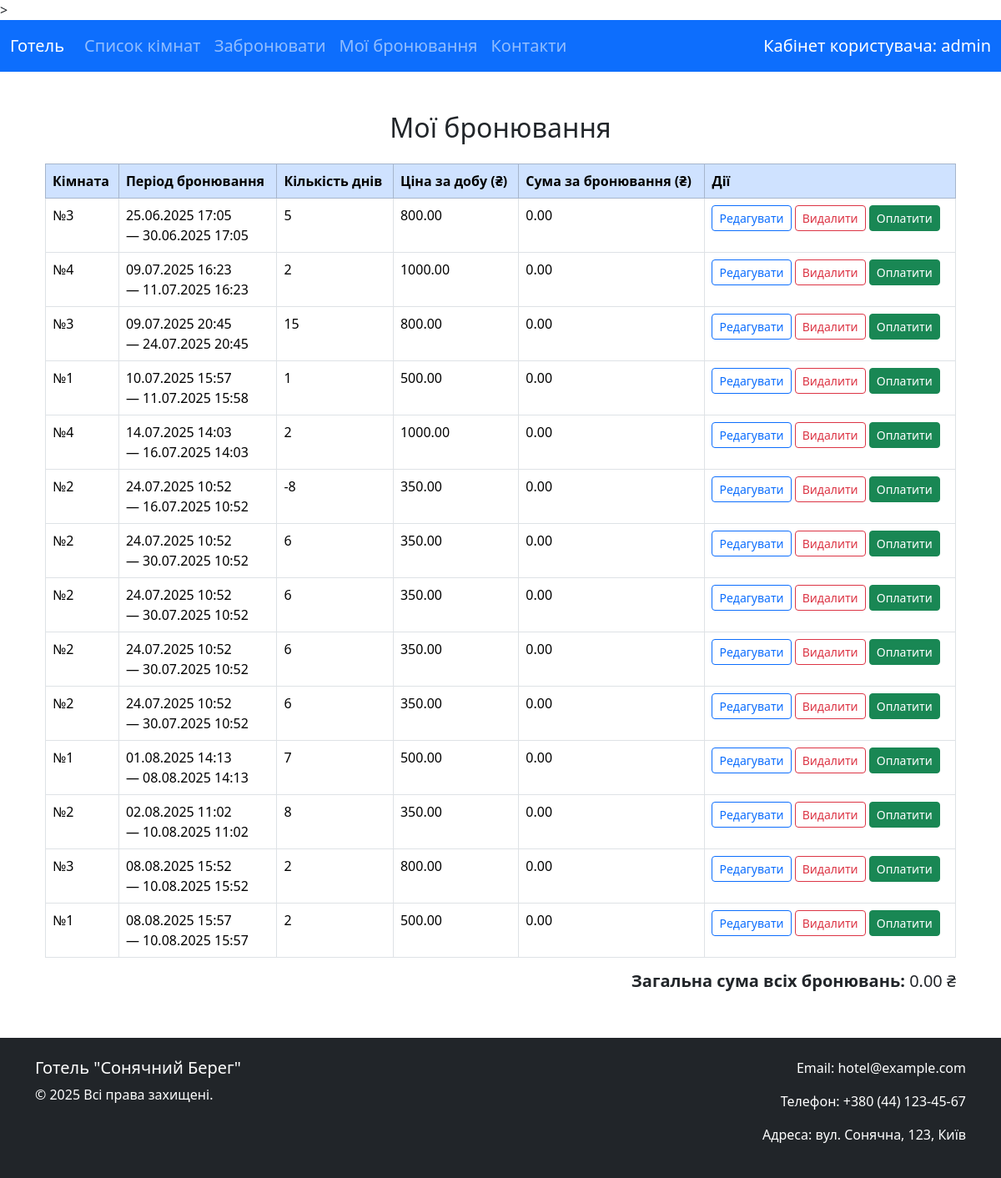
/my-bookings/ (signed in), run on the app's committed database.
### booking/models.py (models this page shows, shortened)
class Booking(models.Model):
    user = models.ForeignKey(User, on_delete=models.CASCADE)
    room = models.ForeignKey(Room, on_delete=models.CASCADE, related_name="bookings")
    start_time = models.DateTimeField()
    end_time = models.DateTimeField()
    creation_time = models.DateTimeField(auto_now_add=True)
    total_price = models.DecimalField(  # 🆕 поле для збереження загальної ціни
        max_digits=10,
        decimal_places=2,
        default=0.00
    )
    @property
    def duration_days(self):
        delta = self.end_time - self.start_time
        return delta.days or 1  # якщо .days == 0, повертаємо 1
    class Meta:
        verbose_name = "Booking"
        verbose_name_plural = "Bookings"
        ordering = ["start_time"]

class Room(models.Model):
    number = models.IntegerField()
    capacity = models.IntegerField()
    location = models.TextField()
    price_per_day = models.DecimalField(max_digits=8, decimal_places=2, default=1000)
    image = models.ImageField(upload_to='room_images/', blank=True, null=True)
    video = models.FileField(upload_to="videos/", blank=True, null=True)
    class Meta:
        verbose_name = "Room"
        verbose_name_plural = "Rooms"
        ordering = ["number"]

### booking/views.py (the view)
# urls.py: path("my-bookings/", MyBookingsView.as_view(), name="my-bookings"),
@method_decorator(login_required, name='dispatch')
class MyBookingsView(ListView):
    model = Booking
    template_name = "booking/my_bookings.html"
    context_object_name = "bookings"
    def get_queryset(self):
        return Booking.objects.filter(user=self.request.user).order_by("start_time")
    def get_context_data(self, **kwargs):
        context = super().get_context_data(**kwargs)
        context["total_sum"] = sum(booking.total_price for booking in context["bookings"])
        return context

### templates/booking/my_bookings.html
{% extends "base.html" %}
{% block content %}
<div class="container mt-4">
  <h2 class="mb-4 text-center">Мої бронювання</h2>
  {% if bookings %}
    <table class="table table-bordered table-hover">
      <thead class="table-primary">
        <tr>
          <th>Кімната</th>
          <th>Період бронювання</th>
          <th>Кількість днів</th>
          <th>Ціна за добу (₴)</th>
          <th>Сума за бронювання (₴)</th>
          <th>Дії</th>
        </tr>
      </thead>
      <tbody>
        {% for booking in bookings %}
        <tr>
          <td>№{{ booking.room.number }}</td>
          <td>
            {{ booking.start_time|date:"d.m.Y H:i" }}<br>
            — {{ booking.end_time|date:"d.m.Y H:i" }}
          </td>
          <td>{{ booking.duration_days }}</td>
          <td>{{ booking.room.price_per_day }}</td>
          <td>{{ booking.total_price }}</td>
          <td>
            <a href="{% url 'edit-booking' booking.id %}" class="btn btn-sm btn-outline-primary">Редагувати</a>
            <a href="{% url 'delete-booking' booking.id %}" class="btn btn-sm btn-outline-danger">Видалити</a>
            <a href="{% url 'checkout' booking.id %}" class="btn btn-success btn-sm">Оплатити</a>
          </td>
        </tr>
        {% endfor %}
      </tbody>
    </table>
    <div class="text-end mt-3">
      <h5><strong>Загальна сума всіх бронювань:</strong> {{ total_sum }} ₴</h5>
    </div>
  {% else %}
    <p class="text-center">У вас поки немає бронювань.</p>
  {% endif %}
</div>
{% endblock %}

### templates/base.html (shortened to what this page needs)
<!DOCTYPE html>
<html lang="uk">
{% load static %}
<head>
    <link href="https://cdn.jsdelivr.net/npm/bootstrap@5.3.3/dist/css/bootstrap.min.css" rel="stylesheet">
    <link rel="stylesheet" href="{% static 'style.css' %}">
</head>
<body class="d-flex flex-column min-vh-100"> >
<nav class="navbar navbar-expand-lg navbar-dark bg-primary fs-5">
  <div class="container-fluid">
    <a class="navbar-brand" href="{% url 'index' %}">Готель</a>
    <div class="collapse navbar-collapse" id="navbarNav">
      <ul class="navbar-nav me-auto">
        <li class="nav-item">
          <a class="nav-link" href="{% url 'rooms-list' %}">Список кімнат</a>
        </li>
        <li class="nav-item">
          {% if user.is_authenticated %}
            <a class="nav-link" href="{% url 'book-room' %}">Забронювати</a>
          {% else %}
            <a class="nav-link" href="#" data-bs-toggle="modal" data-bs-target="#loginModal">Забронювати</a>
          {% endif %}
        </li>
        <li class="nav-item">
          {% if user.is_authenticated %}
            <a class="nav-link" href="{% url 'my-bookings' %}">Мої бронювання</a>
          {% else %}
            <a class="nav-link" href="#" data-bs-toggle="modal" data-bs-target="#loginModal">Мої бронювання</a>
          {% endif %}
        </li>
        <li class="nav-item">
          <a class="nav-link" href="{% url 'contacts' %}">Контакти</a>
        </li>
      </ul>
      {% if user.is_authenticated %}
        <span class="navbar-text text-white">
          Кабінет користувача: {{ user.username }}
        </span>
      {% endif %}
    </div>
  </div>
</nav>
<main class="container mt-4 flex-grow-1">
    {% block content %}
    {% endblock %}
</main>
{% include 'footer.html' %}
</body>
</html>

### templates/footer.html
<footer class="bg-dark text-white mt-5">
  <div class="container py-4">
    <div class="row">
      <div class="col-md-6">
        <h5>Готель "Сонячний Берег"</h5>
        <p>&copy; 2025 Всі права захищені.</p>
      </div>
      <div class="col-md-6 text-md-end">
        <p>Email: hotel@example.com</p>
        <p>Телефон: +380 (44) 123-45-67</p>
        <p>Адреса: вул. Сонячна, 123, Київ</p>
      </div>
    </div>
  </div>
</footer>

### static/style.css (style rules this page uses)
html, body { height: 100%; margin: 0; }
body { display: flex; flex-direction: column; }
main { flex: 1 0 auto; }
footer { flex-shrink: 0; }

### data on the page
Booking: room.number "3", start_time "25.06.2025 17:05", end_time "30.06.2025 17:05", duration_days "5", room.price_per_day "800.00", total_price "0.00"
Booking: room.number "4", start_time "09.07.2025 16:23", end_time "11.07.2025 16:23", duration_days "2", room.price_per_day "1000.00", total_price "0.00"
Booking: room.number "3", start_time "09.07.2025 20:45", end_time "24.07.2025 20:45", duration_days "15", room.price_per_day "800.00", total_price "0.00"
Booking: room.number "1", start_time "10.07.2025 15:57", end_time "11.07.2025 15:58", duration_days "1", room.price_per_day "500.00", total_price "0.00"
Booking: room.number "4", start_time "14.07.2025 14:03", end_time "16.07.2025 14:03", duration_days "2", room.price_per_day "1000.00", total_price "0.00"
Booking: room.number "2", start_time "24.07.2025 10:52", end_time "16.07.2025 10:52", duration_days "-8", room.price_per_day "350.00", total_price "0.00"
Booking: room.number "2", start_time "24.07.2025 10:52", end_time "30.07.2025 10:52", duration_days "6", room.price_per_day "350.00", total_price "0.00"
Booking: room.number "2", start_time "24.07.2025 10:52", end_time "30.07.2025 10:52", duration_days "6", room.price_per_day "350.00", total_price "0.00"
Booking: room.number "2", start_time "24.07.2025 10:52", end_time "30.07.2025 10:52", duration_days "6", room.price_per_day "350.00", total_price "0.00"
Booking: room.number "2", start_time "24.07.2025 10:52", end_time "30.07.2025 10:52", duration_days "6", room.price_per_day "350.00", total_price "0.00"
Booking: room.number "1", start_time "01.08.2025 14:13", end_time "08.08.2025 14:13", duration_days "7", room.price_per_day "500.00", total_price "0.00"
Booking: room.number "2", start_time "02.08.2025 11:02", end_time "10.08.2025 11:02", duration_days "8", room.price_per_day "350.00", total_price "0.00"
Booking: room.number "3", start_time "08.08.2025 15:52", end_time "10.08.2025 15:52", duration_days "2", room.price_per_day "800.00", total_price "0.00"
Booking: room.number "1", start_time "08.08.2025 15:57", end_time "10.08.2025 15:57", duration_days "2", room.price_per_day "500.00", total_price "0.00"

### other printed values
{{ user.username }} "admin"
{{ total_sum }} "0.00"
